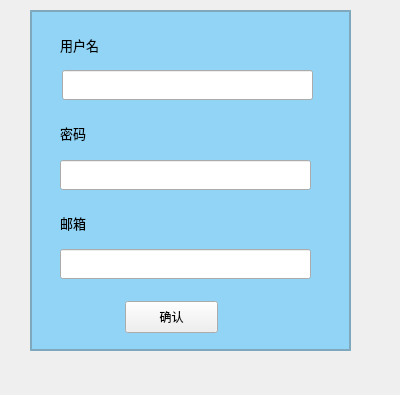
<?xml version="1.0" encoding="UTF-8"?>
<ui version="4.0">
 <class>FrmSignIn</class>
 <widget class="QWidget" name="FrmSignIn">
  <property name="geometry">
   <rect>
    <x>0</x>
    <y>0</y>
    <width>400</width>
    <height>395</height>
   </rect>
  </property>
  <property name="windowTitle">
   <string>Form</string>
  </property>
  <widget class="QFrame" name="frame">
   <property name="geometry">
    <rect>
     <x>30</x>
     <y>10</y>
     <width>321</width>
     <height>341</height>
    </rect>
   </property>
   <property name="styleSheet">
    <string notr="true">#frame{background-color: rgba(0, 170, 255,100);}
#frame{border: 2px solid rgba(100,100,100,100);}</string>
   </property>
   <property name="frameShape">
    <enum>QFrame::StyledPanel</enum>
   </property>
   <property name="frameShadow">
    <enum>QFrame::Raised</enum>
   </property>
   <widget class="QLabel" name="label">
    <property name="geometry">
     <rect>
      <x>30</x>
      <y>20</y>
      <width>69</width>
      <height>30</height>
     </rect>
    </property>
    <property name="font">
     <font>
      <pointsize>10</pointsize>
     </font>
    </property>
    <property name="text">
     <string>用户名</string>
    </property>
   </widget>
   <widget class="QLabel" name="label_2">
    <property name="geometry">
     <rect>
      <x>30</x>
      <y>110</y>
      <width>69</width>
      <height>25</height>
     </rect>
    </property>
    <property name="font">
     <font>
      <pointsize>10</pointsize>
     </font>
    </property>
    <property name="text">
     <string>密码</string>
    </property>
   </widget>
   <widget class="QLineEdit" name="usrEdit">
    <property name="geometry">
     <rect>
      <x>32</x>
      <y>60</y>
      <width>251</width>
      <height>30</height>
     </rect>
    </property>
   </widget>
   <widget class="QLineEdit" name="passwordEdit">
    <property name="geometry">
     <rect>
      <x>30</x>
      <y>150</y>
      <width>251</width>
      <height>30</height>
     </rect>
    </property>
    <property name="echoMode">
     <enum>QLineEdit::Password</enum>
    </property>
   </widget>
   <widget class="QPushButton" name="btn_logIn">
    <property name="geometry">
     <rect>
      <x>95</x>
      <y>291</y>
      <width>93</width>
      <height>32</height>
     </rect>
    </property>
    <property name="text">
     <string>确认</string>
    </property>
   </widget>
   <widget class="QLineEdit" name="EMailEdit">
    <property name="geometry">
     <rect>
      <x>30</x>
      <y>239</y>
      <width>251</width>
      <height>30</height>
     </rect>
    </property>
   </widget>
   <widget class="QLabel" name="label_3">
    <property name="geometry">
     <rect>
      <x>30</x>
      <y>200</y>
      <width>69</width>
      <height>25</height>
     </rect>
    </property>
    <property name="font">
     <font>
      <pointsize>10</pointsize>
     </font>
    </property>
    <property name="text">
     <string>邮箱</string>
    </property>
   </widget>
  </widget>
 </widget>
 <resources/>
 <connections/>
</ui>
